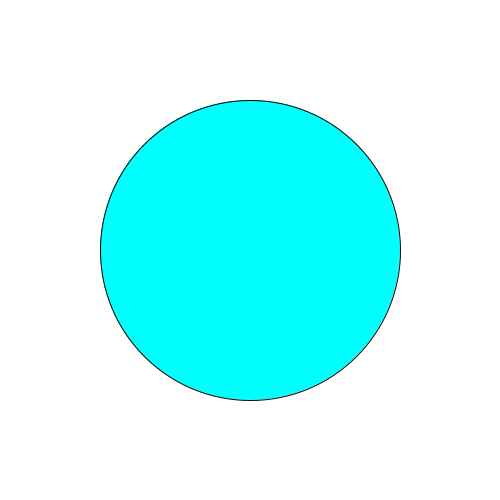
Frame 1 (no input)
Frame 60 (the mouse pressed at the canvas centre just before this capture): identical to frame 1, image omitted
Frame 120 (the mouse held since frame 60 and released just before this capture): identical to frame 1, image omitted

The Processing sketch that drew this single still picture (run headless with seeded random() and noise(); from frame 60 on, the mouse is pressed at the canvas centre):

// Processing sketch: variable_color__
// ── variable_color__.pde
color miColor;

void setup() {
  size(500, 500);
  miColor = color(0,255,255);
}

void draw() {
  background(255);
  fill(miColor);
  ellipse(width/2, height/2, 300, 300);
}
